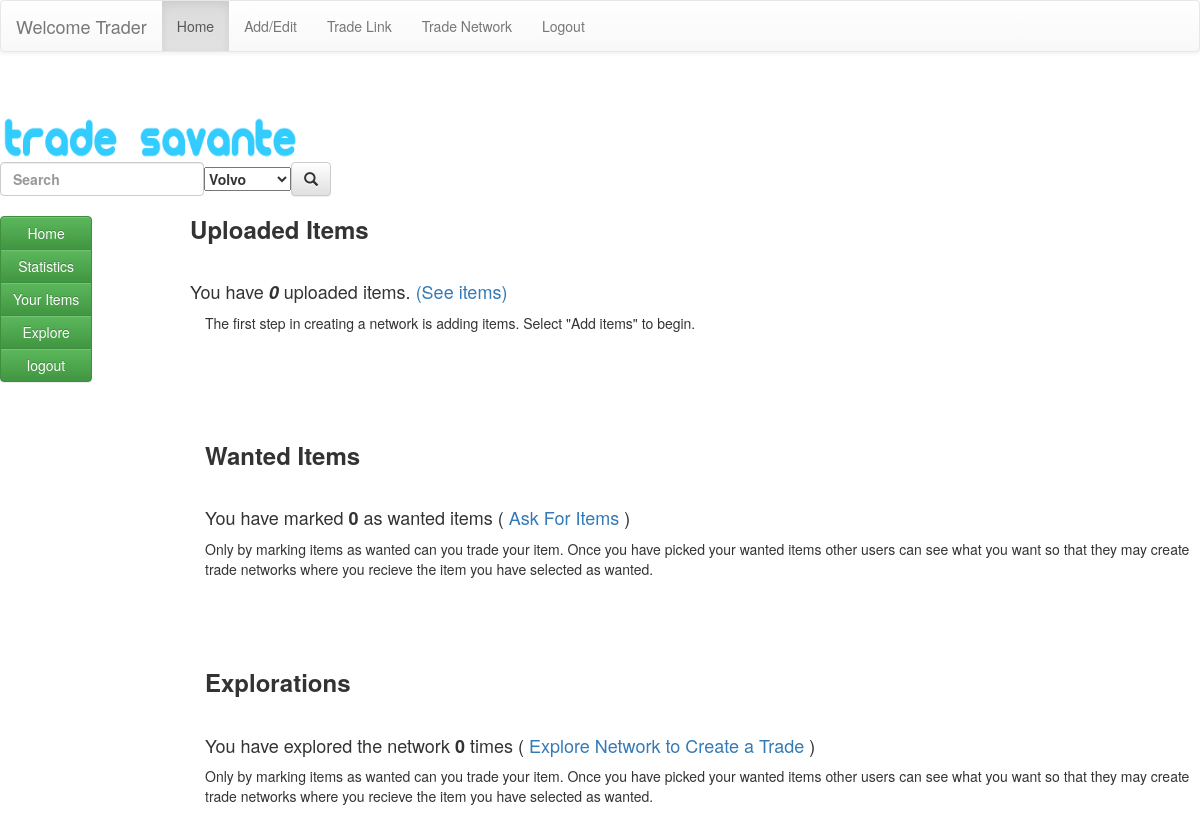
The app's page / (signed in), older data.
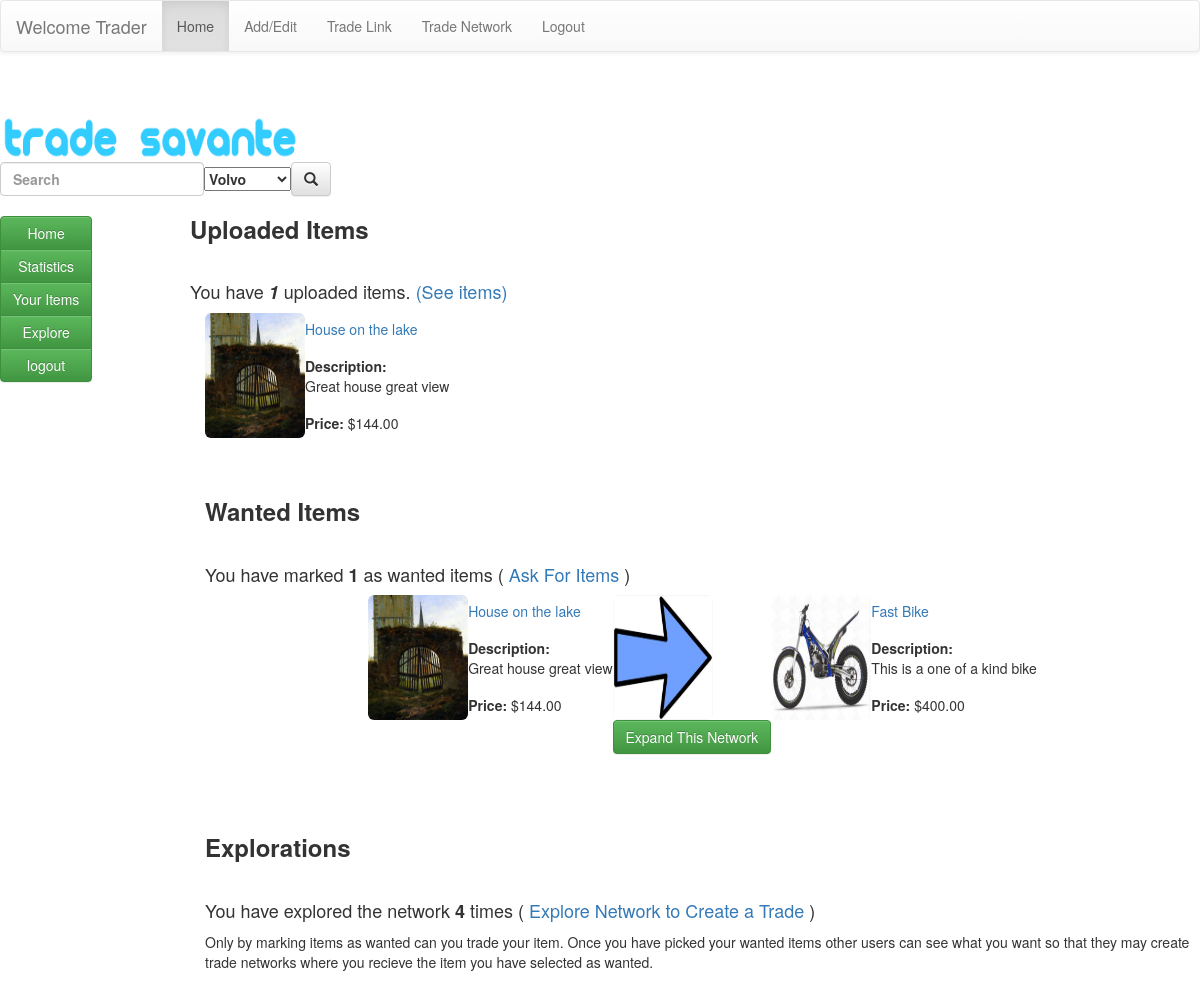
The same page, newer data.
### trade_savante/models.py (models this page shows)
class TradeItem(models.Model):
    name = models.CharField(max_length=140, null=True)
    price = models.DecimalField(max_digits=11, decimal_places=2, null=True)
    category = models.CharField(max_length=20, choices=category_choices) # foreignKey
    description = models.TextField(null=True)
    asking_for = models.TextField(null=True)
    active_start_date = models.DateField(auto_now_add=True, null=True) # probably just date is fine.
    owner = models.ForeignKey(User,on_delete=models.CASCADE, null=True) # foreign Key
    been_traded = models.BooleanField(default=False)
    active = models.BooleanField(default=True)
    image = models.ImageField(upload_to='tradesavante', null=True, blank=True)

class IndividualTrades(models.Model):
    askerItem = models.ForeignKey(TradeItem, on_delete=models.CASCADE, related_name='askerItem', null=True)
    ownerItem = models.ForeignKey(TradeItem, on_delete=models.CASCADE, related_name='ownerItem', null=True)
    verifiedTrade = models.BooleanField(default=False) # boolean
    ownerAnswer = models.BooleanField(default=False) # not sure what this means?

### trade_savante/views.py (the view)
# urls.py: url(r'^$', views.index),
def index(request):
    if not request.user.is_authenticated:
        msg = True
        return render(request, 'tradesavante/home.html', {'loggedout': msg})
    else:
        marked, edgeTo = runbfsCode(request)
        your_items = TradeItem.objects.filter(owner=request.user)
        num_items = TradeItem.objects.filter(owner=request.user).count()
        if num_items > 0:
            one_of_your_items = your_items[0]
        else:
            one_of_your_items = None
        your_trades = IndividualTrades.objects.filter(askerItem__in=your_items)
        num_wanted_items = your_trades.count()
        if num_wanted_items > 0:
            one_of_your_trades = your_trades[0]
        else:
            one_of_your_trades = None
        your_explorations = TradeSequence.objects.filter(tradeConnection__in=your_trades)
        num_explorations = TradeSequence.objects.filter(linkNumber=0).count()
        sequences = TradeSequence.objects.filter(sequencer=request.user)
        sequence_dict = {"name": [], "item_name": [], "num_items": [], "id_val":[]}
        num_possible_trades = TradeItem.objects.annotate(num_trades=Count('askerItem')).filter(owner=request.user).count()  # deleted items are included.
        return render(request, 'tradesavante/home.html', {'num_explorations':num_explorations, 'num_items': num_items, 'num_wanted_items': num_wanted_items, 'users_item': one_of_your_items, 'one_of_your_trades': one_of_your_trades})

### trade_savante/views.py (called while the page is built)
def runbfsCode(request):
    my_items= TradeItem.objects.filter(owner=request.user)
    dict_nodes = TradeItem.objects.all().aggregate(Max('id'))
    num_nodes = dict_nodes['id__max']
    print("The biggest id is %d" % (num_nodes))
    marked = [False] * (num_nodes + 1)
    edgeTo = [0] * (num_nodes + 1)
    for t in my_items:
        print("This is the id %d" % (t.id))
        if not marked[t.id]:
            marked, edgeTo = bfsearch(t.id, marked, edgeTo)
    return marked, edgeTo

def bfsearch(s, marked, edgeTo):
    q = queue.Queue()
    marked[s] = True
    q.put(s)
    while not q.empty():
        print('another round')
        v = q.get()
        try:
            t_item = TradeItem.objects.get(id=v)
            t = IndividualTrades.objects.filter(askerItem=t_item)
            for node_item in t:
                w = node_item.id
                print(w)
                if not marked[w]:
                    edgeTo[w] = v
                    marked[w] = True
                    q.put(w)
        except TradeItem.DoesNotExist:
             print("does not exist %d",(v))
    return marked, edgeTo

### trade_savante/templates/tradesavante/home.html (shortened to what this page needs)
{% extends "tradesavante/header.html" %}
{% block content %}
<div class="row">
	  <div class="col-sm-2">
		  <br/>
{% include "tradesavante/includes/home_sidebar.html" %}
    </div>
{% if not loggedout %}
		<h3><b>Uploaded Items </b></h3> <br/>
<h4>You have  <em> <b> {{num_items}} </b> </em> uploaded items. <a href="/tradesavante/explore/?{{item.id}}">(See items)</a> </h4>
	<div class="col-sm-10">
	{% if users_item %}
		<table>
    <tr>
        <td rowspan="3">  <img class="card-img-top img-rounded" src= {{users_item.image.url}} alt="Card image cap" style="width:100px;height:125px;margin-left:auto;margin-right:auto">
 </td>
		<td>
	   <a href="/tradesavante/explore/?{{trade.id}}"> {{users_item.name}}</a> </td>
       </tr>
	 <tr>
        <td > <b> Description: </b> <br/> {{users_item.description}}  </td>
	</tr>
	  <tr>
		  <td><b>Price:</b> ${{users_item.price}}</td>
	  </tr>
	  </table>
		{% else %}
		<p> The first step in creating a network is adding items.  Select "Add items" to begin. </p>
		{% endif %}
		</div>
	  </div>
		<div class="row">
  <div class="col-sm-2">
  </div>
			<div class="col-sm-10">
				<br/> <br/>
				<h3><b>Wanted Items </b></h3> <br/>
	  <h4>You have marked <b> {{num_wanted_items}} </b> as wanted items (<a href="/tradesavante/askforitems/"> Ask For Items </a>) </h4>
	 	{% if one_of_your_trades %}
	  <table align="center">
    <tr>
        <td rowspan="3">  <img class="card-img-top img-rounded" src= {{one_of_your_trades.askerItem.image.url}} alt="Card image cap" style="width:100px;height:125px;margin-left:auto;margin-right:auto">
        </td>
		<td>
	       <a href="/tradesavante/explore/?{{trade.id}}"> {{one_of_your_trades.askerItem.name}}</a> </td>
		<td rowspan="3"> 	   <img class="card-img-top img-rounded" src= "/static/arrow-blue-outline-right.jpg" alt="Card image cap" style="width:100px;height:125px;margin-left:auto;margin-right:auto">
        </td>
		<td rowspan="3">  <img class="card-img-top img-rounded" src= {{one_of_your_trades.ownerItem.image.url}} alt="Card image cap" style="width:100px;height:125px;margin-left:auto;margin-right:auto">
        </td>
		<td>
	       <a href="/tradesavante/explore/?{{one_of_your_trades.id}}"> {{one_of_your_trades.ownerItem.name}}</a> </td>
         </tr>
	<tr>
        <td > <b> Description: </b> <br/> {{one_of_your_trades.askerItem.description}}  </td>
		        <td > <b> Description: </b> <br/> {{one_of_your_trades.ownerItem.description}}  </td>
	</tr>
	<tr>
		  <td><b>Price:</b> ${{one_of_your_trades.askerItem.price}}</td>
				  <td><b>Price:</b> ${{one_of_your_trades.ownerItem.price}}</td>
	</tr>
	   <tr>
		  <td colspan ="2"> </td>
		   <td>	  <input type="submit" class="btn btn-success" value="Expand This Network">
 </td>
		  <td colspan ="2"> </td>
    </table>
		{% else %}
		<p> Only by marking items as wanted can you trade your item.  Once you have picked your wanted items
				other users can see what you want so that they may create trade networks where you recieve the item
				you have selected as wanted.</p>
		{% endif %}
	  </div>
</div>
	<div class="row">
  <div class="col-sm-2">
  </div>
<div class="col-sm-10">
	<br/> <br/> <br/>
					<h3><b>Explorations </b></h3> <br/>
	  <h4>You have explored the network <b> {{num_explorations}} </b> times (<a href="/tradesavante/askforitems/"> Explore Network to Create a Trade </a>) </h4>
	 	{% if your_exploration %}
	{% include "tradesavante/includes/exploration_table.html" %}
		{% else %}
		<p> Only by marking items as wanted can you trade your item.  Once you have picked your wanted items
				other users can see what you want so that they may create trade networks where you recieve the item
				you have selected as wanted.</p>
		{% endif %}
	</div>
{% endif %}
</div>
	  </div>
{% endblock %}

### trade_savante/templates/tradesavante/header.html (shortened to what this page needs)
    <!DOCTYPE html>
    <html>
    <head>
        <link rel="stylesheet" type="text/css" href="/static/css/bootstrap.min.css">
        <link rel="stylesheet" href="/static/css/bootstrap-theme.min.css">
    </head>
    <body>
	<nav class="navbar navbar-default">
  <div class="container-fluid">
    <div class="navbar-header">
      <a class="navbar-brand" href="#">Welcome Trader </a>
    </div>
    <ul class="nav navbar-nav">
      <li class="active"><a href="/tradesavante/">Home</a></li>
      <li><a href="/tradesavante/additem/"> Add/Edit</a></li>
      <li><a href="/tradesavante/network/"> Trade Link </a></li>
      <li><a href="/tradesavante/status/"> Trade Network </a></li>
	  {% if loggedout %}
	  <li><a href="/tradesavante/signin/"> Login </a></li>
		{% else %}
	  <li><a href="/tradesavante/logout/"> Logout </a></li>
		{% endif %}
    </ul>
  </div>
</nav>
<br/>
<br/>
		<img src="/static/headerpic.png" alt="Mountain View" height="50" width="300" align="middle"/>
				 <form  action="/tradesavante/search/" method="GET" enctype="multipart/form-data">
		<table>
			<tr>
				<th colspan="5"> <input type="text" name="networksearch" class="form-control" placeholder="Search"></th>
				<th>
					<div class="dropdown">
              <select>
                <option value="volvo">Volvo</option>
              </select>
               </div>
			   </th>
			   <th>
				 <button class="btn btn-default" type="submit">
               <i class="glyphicon glyphicon-search"></i>
               </button>
			 </th>
			</tr>
		</table>
		</form>
		<div>
        {% block content %}
        {% endblock %}
    </body>
    </html>

### trade_savante/templates/tradesavante/includes/home_sidebar.html
{% block content %}
     <div class="btn-group-vertical btn-group-large" role="group">
       <a href='/tradesavante/' class="btn btn-success" role="button">Home</a>
       <a href='/tradesavante/autopick/' class="btn btn-success" role="button">Statistics</a>
       <a href='/tradesavante/network/' class="btn btn-success">Your Items</a>
       <a href='/tradesavante/network/' class="btn btn-success">Explore</a>
	   <a href='/tradesavante/' class="btn btn-success">logout</a>
     </div>
{% endblock %}

Row changes from the older to the newer data that the page shows:
added TradeItem: image (picture), name "House on the lake", description "Great house great view", price "144.00"
added IndividualTrades: askerItem.image (picture), askerItem.name "House on the lake", ownerItem.image (picture), ownerItem.name "Fast Bike", askerItem.description "Great house great view", ownerItem.description "This is a one of a kind bike", askerItem.price "144.00", ownerItem.price "400.00"
Text that changed along with them:
{{ num_items }}: "0" → "1"
{{ num_wanted_items }}: "0" → "1"
form field value: (not shown) → "Expand This Network"
{{ num_explorations }}: "0" → "4"
text no longer shown: "The first step in creating a network is adding items. Select \"Add items\" to begin. Only by marking items as wanted can you trade your item. Once you have picked your wanted items other users can see what you want so that they may create trade networks where you recieve the item you have selected as wanted."
text now shown: "Description: Price: $ Description: Description: Price: $ Price: $"
